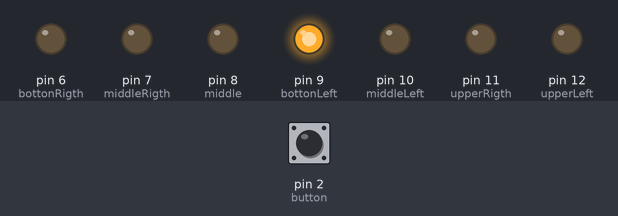
This sketch was run on a simulated Arduino Uno, built with avr-gcc and run on an emulated ATmega328P. On the bench: output pins drawn as LEDs (lit = HIGH). The test bench sets the inputs (shaded band); at power-on: pin 2 (button) LOW.

Above: at 0.1 s.
At 2.6 s:
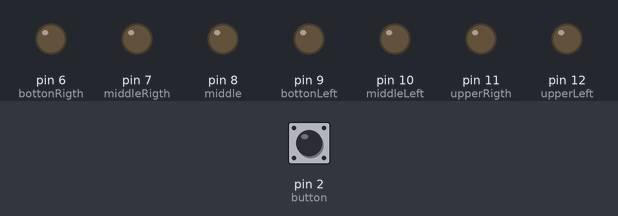
2.7 s: pin 2 (button) pulled HIGH for 0.15 s
At 2.9 s:
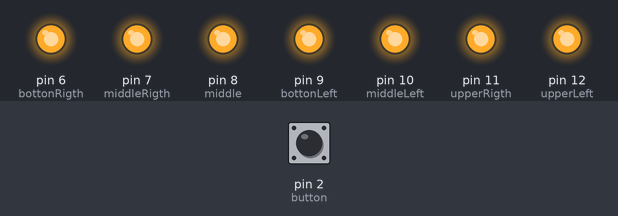
Timing chart, 0 to 5.7 s (numbered marks = the images above; inputs shaded):
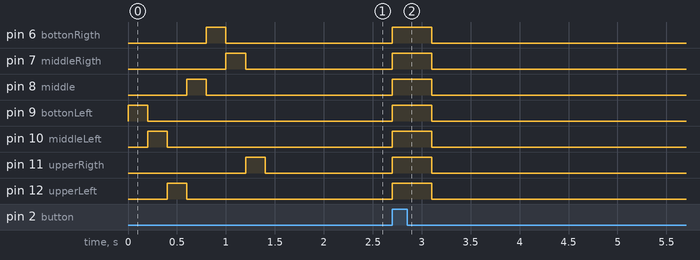

The sketch:

Wuerfel.ino
```cpp
/*
Dieses Programm testet die Hardware des Würfels.
Jede Leuchtdiode wird einzeln angesteuert und der Taster wird ebenfalls überprüft
*/
  // Pin des Button
  const int button = 2;
  // Pins der LEDs fuer Wuerfel
  const int bottonRigth = 6;
  const int middleRigth = 7;
  const int middle = 8;
  const int bottonLeft = 9;
  const int middleLeft = 10;
  const int upperRigth = 11;
  const int upperLeft = 12;
  // Status für Button 0 = gedrueckt, 1 = gedrueckt
  int state = 0;

void setup() {
  /*Die Pins an denen eine LED angeschlossen ist werden als Output definiert*/
  pinMode(bottonLeft, OUTPUT);
  pinMode(bottonRigth, OUTPUT);
  pinMode(middleLeft, OUTPUT);
  pinMode(middle, OUTPUT);
  pinMode(middleRigth, OUTPUT);
  pinMode(upperLeft, OUTPUT);
  pinMode(upperRigth, OUTPUT);

  /*Der Pin an dem der Button angeschlossen ist, wird als Input definiert*/
  pinMode(button, INPUT);
  /*oeffnet serial port, setzt Datenrate auf 9600 bps */
  Serial.begin(9600);

  /*Die LEDs werden nacheinander an und wieder ausgeschaltet
    links unten -> links Mitte -> links oben -> Mitte -> rechts unten -> rechts Mitte -> rechts oben */
  digitalWrite(bottonLeft, HIGH);
  delay(200);
  digitalWrite(bottonLeft, LOW);
  digitalWrite(middleLeft, HIGH);
  delay(200);
  digitalWrite(middleLeft, LOW);
  digitalWrite(upperLeft, HIGH);
  delay(200);
  digitalWrite(upperLeft, LOW);
  digitalWrite(middle, HIGH);
  delay(200);
  digitalWrite(middle, LOW);
  digitalWrite(bottonRigth, HIGH);
  delay(200);
  digitalWrite(bottonRigth, LOW);
  digitalWrite(middleRigth, HIGH);
  delay(200);
  digitalWrite(middleRigth, LOW);
  digitalWrite(upperRigth, HIGH);
  delay(200);
  digitalWrite(upperRigth, LOW);

}

void loop() {

  /*Button lesen, wenn Higth dann alle alle LEDs gleichzeitig an und wieder ausschalten*/
  if (digitalRead(button) && state == 0) {
    state = 1;
    digitalWrite(bottonLeft, HIGH);
    digitalWrite(middleLeft, HIGH);
    digitalWrite(upperLeft, HIGH);
    digitalWrite(middle, HIGH);
    digitalWrite(bottonRigth, HIGH);
    digitalWrite(middleRigth, HIGH);
    digitalWrite(upperRigth, HIGH);
    delay(400);
    digitalWrite(bottonLeft, LOW);
    digitalWrite(middleLeft, LOW);
    digitalWrite(upperLeft, LOW);
    digitalWrite(bottonRigth, LOW);
    digitalWrite(middleRigth, LOW);
    digitalWrite(upperRigth, LOW);
    digitalWrite(middle, LOW);
  }
  if (!digitalRead(button)) {
    state = 0;
    delay(100);
  }

}
```

Measured:
- after the input at 2.7 s, pin 6 (bottonRigth), pin 7 (middleRigth), pin 8 (middle), pin 9 (bottonLeft), pin 10 (middleLeft), pin 11 (upperRigth), pin 12 (upperLeft): LOW → HIGH at once, → LOW 0.40 s later
